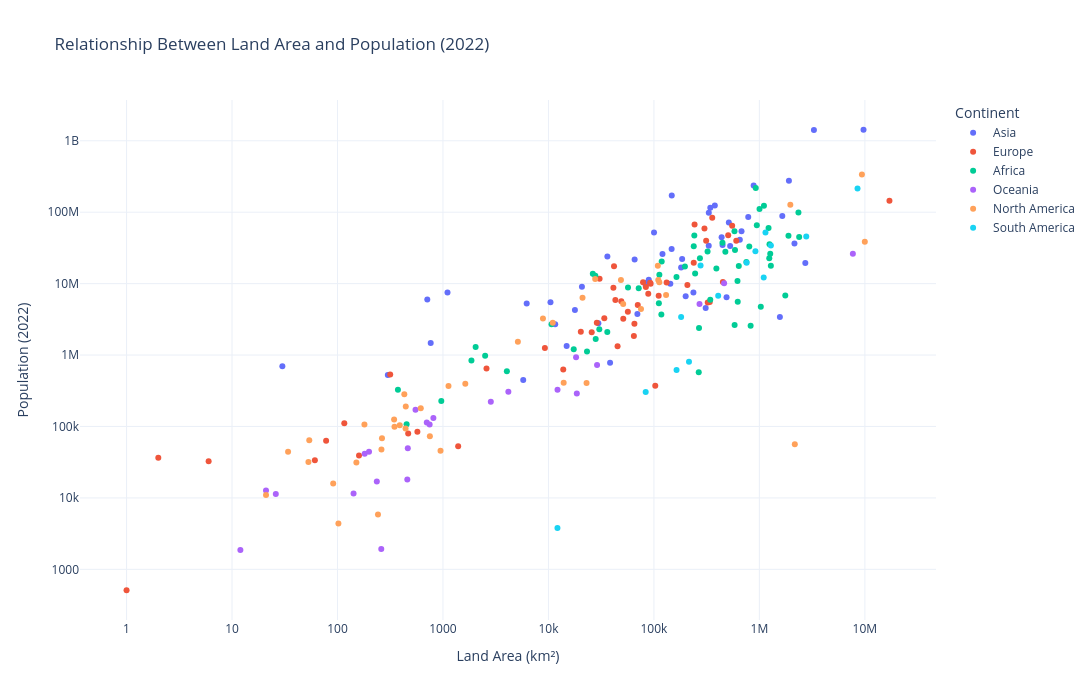

Source (notebook cell):
### Markdown cell above
**Chart choice & justification:** *Which chart did you choose, and why? Justify design choices.

i used scatter plot graph 

The scatter plot shows a general positive relationship between land area and population.land area alone does not determine population size. Some countries have high populations despite having relatively small land areas, while some large countries have comparatively lower populations
The logarithmic scales help compare countries with very different land areas and population sizes
The continental colours also help identify geographical differences and unusual observations.

### Code cell
# Q3 - Do bigger countries have more people?

import plotly.express as px

# Select 2022 population data
pop_2022 = df_long[df_long['Year'] == 2022].copy()

# Add land area information
area_data = df[['Country', 'Area']].drop_duplicates()

q3_data = pop_2022.merge(area_data, on='Country')

# Create scatter plot
fig = px.scatter(
    q3_data,
    x='Area',
    y='Population',
    color='Continent',
    hover_name='Country',
    log_x=True,
    log_y=True,
    title='Relationship Between Land Area and Population (2022)',
    labels={
        'Area': 'Land Area (km²)',
        'Population': 'Population (2022)',
        'Continent': 'Continent'
    }
)

fig.update_layout(
    template='plotly_white',
    width=1100,
    height=700
)

fig.show()

# Identify countries with the highest and lowest population density
q3_data['Population Density'] = (
    q3_data['Population'] / q3_data['Area']
)

print("Highest population density:")
display(
    q3_data.nlargest(5, 'Population Density')[
        ['Country', 'Continent', 'Area',
         'Population', 'Population Density']
    ]
)

print("Lowest population density:")
display(
    q3_data.nsmallest(5, 'Population Density')[
        ['Country', 'Continent', 'Area',
         'Population', 'Population Density']
    ]
)

### Figure 1 — Plotly figure (JSON) as saved in the notebook; plotly's stock layout.template omitted (floating-point values rounded to 4 significant figures)
{"data": [{"hovertemplate": "<b>%{hovertext}</b><br><br>Continent=Asia<br>Land Area (km²)=%{x}<br>Population (2022)=%{y}<extra></extra>", "hovertext": ["Afghanistan", "Armenia", "Azerbaijan", "Bahrain", "Bangladesh", "Bhutan", "Brunei", "Cambodia", "China", "Georgia", "Hong Kong", "India", "Indonesia", "Iran", "Iraq", "Israel", "Japan", "Jordan", "Kazakhstan", "Kuwait", "Kyrgyzstan", "Laos", "Lebanon", "Macau", "Malaysia", "Maldives", "Mongolia", "Myanmar", "Nepal", "North Korea", "Oman", "Pakistan", "Palestine", "Philippines", "Qatar", "Saudi Arabia", "Singapore", "South Korea", "Sri Lanka", "Syria", "Taiwan", "Tajikistan", "Thailand", "Timor-Leste", "Turkey", "Turkmenistan", "United Arab Emirates", "Uzbekistan", "Vietnam", "Yemen"], "legendgroup": "Asia", "marker": {"color": "#636efa", "symbol": "circle"}, "mode": "markers", "name": "Asia", "orientation": "v", "showlegend": true, "type": "scatter", "x": [652230, 29743, 86600, 765, 147570, 38394, 5765, 181035, 9706961, 69700, 1104, 3287590, 1904569, 1648195, 438317, 20770, 377930, 89342, 2724900, 17818, 199951, 236800, 10452, 30, 330803, 300, 1564110, 676578, 147181, 120538, 309500, 881912, 6220, 342353, 11586, 2149690, 710, 100210, 65610, 185180, 36193, 143100, 513120, 14874, 783562, 488100, 83600, 447400, 331212, 527968], "xaxis": "x", "y": [41128771, 2780469, 10358074, 1472233, 171186372, 782455, 449002, 16767842, 1425887337, 3744385, 7488865, 1417173173, 275501339, 88550570, 44496122, 9038309, 123951692, 11285869, 19397998, 4268873, 6630623, 7529475, 5489739, 695168, 33938221, 523787, 3398366, 54179306, 30547580, 26069416, 4576298, 235824862, 5250072, 115559009, 2695122, 36408820, 5975689, 51815810, 21832143, 22125249, 23893394, 9952787, 71697030, 1341296, 85341241, 6430770, 9441129, 34627652, 98186856, 33696614], "yaxis": "y"}, {"hovertemplate": "<b>%{hovertext}</b><br><br>Continent=Europe<br>Land Area (km²)=%{x}<br>Population (2022)=%{y}<extra></extra>", "hovertext": ["Albania", "Andorra", "Austria", "Belarus", "Belgium", "Bosnia and Herzegovina", "Bulgaria", "Croatia", "Cyprus", "Czech Republic", "Denmark", "Estonia", "Faroe Islands", "Finland", "France", "Germany", "Gibraltar", "Greece", "Guernsey", "Hungary", "Iceland", "Ireland", "Isle of Man", "Italy", "Jersey", "Latvia", "Liechtenstein", "Lithuania", "Luxembourg", "Malta", "Moldova", "Monaco", "Montenegro", "Netherlands", "North Macedonia", "Norway", "Poland", "Portugal", "Romania", "Russia", "San Marino", "Serbia", "Slovakia", "Slovenia", "Spain", "Sweden", "Switzerland", "Ukraine", "United Kingdom", "Vatican City"], "legendgroup": "Europe", "marker": {"color": "#EF553B", "symbol": "circle"}, "mode": "markers", "name": "Europe", "orientation": "v", "showlegend": true, "type": "scatter", "x": [28748, 468, 83871, 207600, 30528, 51209, 110879, 56594, 9251, 78865, 43094, 45227, 1393, 338424, 551695, 357114, 6, 131990, 78, 93028, 103000, 70273, 572, 301336, 116, 64559, 160, 65300, 2586, 316, 33846, 2, 13812, 41850, 25713, 323802, 312679, 92090, 238391, 17098242, 61, 88361, 49037, 20273, 505992, 450295, 41284, 603500, 242900, 1], "xaxis": "x", "y": [2842321, 79824, 8939617, 9534954, 11655930, 3233526, 6781953, 4030358, 1251488, 10493986, 5882261, 1326062, 53090, 5540745, 64626628, 83369843, 32649, 10384971, 63301, 9967308, 372899, 5023109, 84519, 59037474, 110778, 1850651, 39327, 2750055, 647599, 533286, 3272996, 36469, 627082, 17564014, 2093599, 5434319, 39857145, 10270865, 19659267, 144713314, 33660, 7221365, 5643453, 2119844, 47558630, 10549347, 8740472, 39701739, 67508936, 510], "yaxis": "y"}, {"hovertemplate": "<b>%{hovertext}</b><br><br>Continent=Africa<br>Land Area (km²)=%{x}<br>Population (2022)=%{y}<extra></extra>", "hovertext": ["Algeria", "Angola", "Benin", "Botswana", "Burkina Faso", "Burundi", "Cameroon", "Cape Verde", "Central African Republic", "Chad", "Comoros", "Djibouti", "DR Congo", "Egypt", "Equatorial Guinea", "Eritrea", "Eswatini", "Ethiopia", "Gabon", "Gambia", "Ghana", "Guinea", "Guinea-Bissau", "Ivory Coast", "Kenya", "Lesotho", "Liberia", "Libya", "Madagascar", "Malawi", "Mali", "Mauritania", "Mauritius", "Mayotte", "Morocco", "Mozambique", "Namibia", "Niger", "Nigeria", "Republic of the Congo", "Reunion", "Rwanda", "Sao Tome and Principe", "Senegal", "Seychelles", "Sierra Leone", "Somalia", "South Africa", "South Sudan", "Sudan", "Tanzania", "Togo", "Tunisia", "Uganda", "Western Sahara", "Zambia", "Zimbabwe"], "legendgroup": "Africa", "marker": {"color": "#00cc96", "symbol": "circle"}, "mode": "markers", "name": "Africa", "orientation": "v", "showlegend": true, "type": "scatter", "x": [2381741, 1246700, 112622, 582000, 272967, 27834, 475442, 4033, 622984, 1284000, 1862, 23200, 2344858, 1002450, 28051, 117600, 17364, 1104300, 267668, 10689, 238533, 245857, 36125, 322463, 580367, 30355, 111369, 1759540, 587041, 118484, 1240192, 1030700, 2040, 374, 446550, 801590, 825615, 1267000, 923768, 342000, 2511, 26338, 964, 196722, 452, 71740, 637657, 1221037, 619745, 1886068, 945087, 56785, 163610, 241550, 266000, 752612, 390757], "xaxis": "x", "y": [44903225, 35588987, 13352864, 2630296, 22673762, 12889576, 27914536, 593149, 5579144, 17723315, 836774, 1120849, 99010212, 110990103, 1674908, 3684032, 1201670, 123379924, 2388992, 2705992, 33475870, 13859341, 2105566, 28160542, 54027487, 2305825, 5302681, 6812341, 29611714, 20405317, 22593590, 4736139, 1299469, 326101, 37457971, 32969517, 2567012, 26207977, 218541212, 5970424, 974052, 13776698, 227380, 17316449, 107118, 8605718, 17597511, 59893885, 10913164, 46874204, 65497748, 8848699, 12356117, 47249585, 575986, 20017675, 16320537], "yaxis": "y"}, {"hovertemplate": "<b>%{hovertext}</b><br><br>Continent=Oceania<br>Land Area (km²)=%{x}<br>Population (2022)=%{y}<extra></extra>", "hovertext": ["American Samoa", "Australia", "Cook Islands", "Fiji", "French Polynesia", "Guam", "Kiribati", "Marshall Islands", "Micronesia", "Nauru", "New Caledonia", "New Zealand", "Niue", "Northern Mariana Islands", "Palau", "Papua New Guinea", "Samoa", "Solomon Islands", "Tokelau", "Tonga", "Tuvalu", "Vanuatu", "Wallis and Futuna"], "legendgroup": "Oceania", "marker": {"color": "#ab63fa", "symbol": "circle"}, "mode": "markers", "name": "Oceania", "orientation": "v", "showlegend": true, "type": "scatter", "x": [199, 7692024, 236, 18272, 4167, 549, 811, 181, 702, 21, 18575, 270467, 260, 464, 459, 462840, 2842, 28896, 12, 747, 26, 12189, 142], "xaxis": "x", "y": [44273, 26177413, 17011, 929766, 306279, 171774, 131232, 41569, 114164, 12668, 289950, 5185288, 1934, 49551, 18055, 10142619, 222382, 724273, 1871, 106858, 11312, 326740, 11572], "yaxis": "y"}, {"hovertemplate": "<b>%{hovertext}</b><br><br>Continent=North America<br>Land Area (km²)=%{x}<br>Population (2022)=%{y}<extra></extra>", "hovertext": ["Anguilla", "Antigua and Barbuda", "Aruba", "Bahamas", "Barbados", "Belize", "Bermuda", "British Virgin Islands", "Canada", "Cayman Islands", "Costa Rica", "Cuba", "Curacao", "Dominica", "Dominican Republic", "El Salvador", "Greenland", "Grenada", "Guadeloupe", "Guatemala", "Haiti", "Honduras", "Jamaica", "Martinique", "Mexico", "Montserrat", "Nicaragua", "Panama", "Puerto Rico", "Saint Barthelemy", "Saint Kitts and Nevis", "Saint Lucia", "Saint Martin", "Saint Pierre and Miquelon", "Saint Vincent and the Grenadines", "Sint Maarten", "Trinidad and Tobago", "Turks and Caicos Islands", "United States", "United States Virgin Islands"], "legendgroup": "North America", "marker": {"color": "#FFA15A", "symbol": "circle"}, "mode": "markers", "name": "North America", "orientation": "v", "showlegend": true, "type": "scatter", "x": [91, 442, 180, 13943, 430, 22966, 54, 151, 9984670, 264, 51100, 109884, 444, 751, 48671, 21041, 2166086, 344, 1628, 108889, 27750, 112492, 10991, 1128, 1964375, 102, 130373, 75417, 8870, 21, 261, 616, 53, 242, 389, 34, 5130, 948, 9372610, 347], "xaxis": "x", "y": [15857, 93763, 106445, 409984, 281635, 405272, 64184, 31305, 38454327, 68706, 5180829, 11212191, 191163, 72737, 11228821, 6336392, 56466, 125438, 395752, 17843908, 11584996, 10432860, 2827377, 367507, 127504125, 4390, 6948392, 4408581, 3252407, 10967, 47657, 179857, 31791, 5862, 103948, 44175, 1531044, 45703, 338289857, 99465], "yaxis": "y"}, {"hovertemplate": "<b>%{hovertext}</b><br><br>Continent=South America<br>Land Area (km²)=%{x}<br>Population (2022)=%{y}<extra></extra>", "hovertext": ["Argentina", "Bolivia", "Brazil", "Chile", "Colombia", "Ecuador", "Falkland Islands", "French Guiana", "Guyana", "Paraguay", "Peru", "Suriname", "Uruguay", "Venezuela"], "legendgroup": "South America", "marker": {"color": "#19d3f3", "symbol": "circle"}, "mode": "markers", "name": "South America", "orientation": "v", "showlegend": true, "type": "scatter", "x": [2780400, 1098581, 8515767, 756102, 1141748, 276841, 12173, 83534, 214969, 406752, 1285216, 163820, 181034, 916445], "xaxis": "x", "y": [45510318, 12224110, 215313498, 19603733, 51874024, 18001000, 3780, 304557, 808726, 6780744, 34049588, 618040, 3422794, 28301696], "yaxis": "y"}], "layout": {"height": 700, "legend": {"title": {"text": "Continent"}, "tracegroupgap": 0}, "title": {"text": "Relationship Between Land Area and Population (2022)"}, "width": 1100, "xaxis": {"anchor": "y", "domain": [0, 1], "title": {"text": "Land Area (km²)"}, "type": "log"}, "yaxis": {"anchor": "x", "domain": [0, 1], "title": {"text": "Population (2022)"}, "type": "log"}}}
